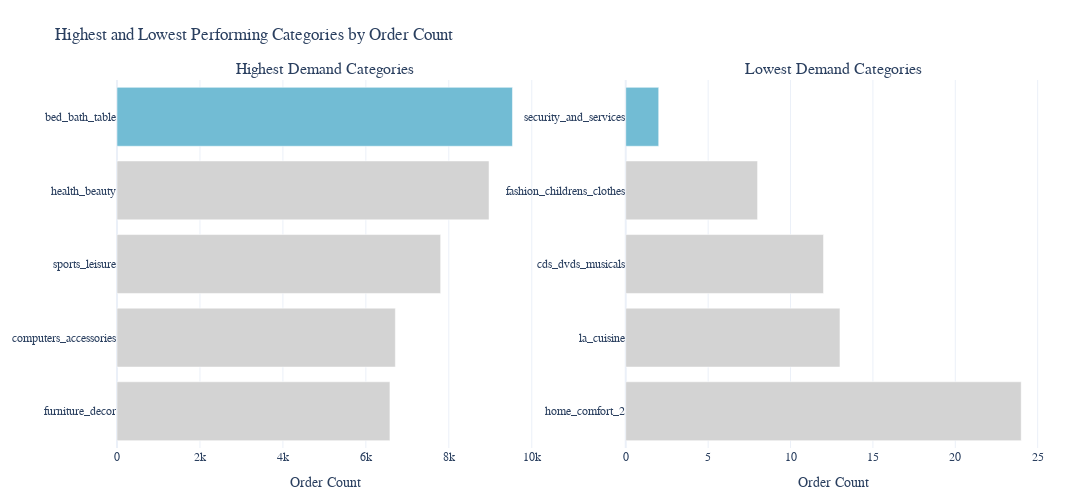

The notebook cell this image was saved under:
### Markdown cell above
#### Question 1: Kategori produk apa dengan pesanan terbanyak dan terendah?

### Code cell
from plotly.subplots import make_subplots
import plotly.graph_objects as go

# Urutkan best_categories dari terbanyak ke terendah
best_categories = best_categories.sort_values('order_count', ascending=True)

# Urutkan worst_categories dari terendah ke tertinggi
worst_categories = worst_categories.sort_values('order_count', ascending=False)

# Define categories to highlight
highlight_categories = ['bed_bath_table', 'security_and_services']

# Create color lists dynamically for both charts
best_colors = ['#72BCD4' if cat.lower().replace(' ', '_') in highlight_categories 
               else '#D3D3D3' for cat in best_categories['product_category_name_english']]

worst_colors = ['#72BCD4' if cat.lower().replace(' ', '_') in highlight_categories 
                else '#D3D3D3' for cat in worst_categories['product_category_name_english']]

# Create subplots with 1 row and 2 columns
fig = make_subplots(rows=1, cols=2, 
                    subplot_titles=("Highest Demand Categories", "Lowest Demand Categories"),
                    specs=[[{"type": "bar"}, {"type": "bar"}]])

# Add best categories bar chart with dynamic colors
fig.add_trace(
    go.Bar(
        x=best_categories['order_count'],
        y=best_categories['product_category_name_english'],
        marker_color=best_colors,
        orientation='h',
        name='Best Categories'
    ),
    row=1, col=1
)

# Add worst categories bar chart with dynamic colors
fig.add_trace(
    go.Bar(
        x=worst_categories['order_count'],
        y=worst_categories['product_category_name_english'],
        marker_color=worst_colors,
        orientation='h',
        name='Worst Categories'
    ),
    row=1, col=2
)

# Update layout
fig.update_layout(
    title_text="Highest and Lowest Performing Categories by Order Count",
    height=500,
    width=1200,
    autosize=True,
    margin=dict(l=50, r=50, t=80, b=50),
    showlegend=False,
    template="plotly_white",
    font=dict(family="Arial", size=12)
)

# Update axes
fig.update_xaxes(title_text="Order Count", row=1, col=1)
fig.update_xaxes(title_text="Order Count", row=1, col=2)
fig.update_yaxes(title_text=None, row=1, col=1)
fig.update_yaxes(title_text=None, row=1, col=2)

fig.show()

### Figure 1 — Plotly figure (JSON) as saved in the notebook; plotly's stock layout.template omitted (floating-point values rounded to 4 significant figures)
{"data": [{"marker": {"color": ["#D3D3D3", "#D3D3D3", "#D3D3D3", "#D3D3D3", "#72BCD4"]}, "name": "Best Categories", "orientation": "h", "type": "bar", "x": [6580, 6711, 7803, 8970, 9534], "xaxis": "x", "y": ["furniture_decor", "computers_accessories", "sports_leisure", "health_beauty", "bed_bath_table"], "yaxis": "y"}, {"marker": {"color": ["#D3D3D3", "#D3D3D3", "#D3D3D3", "#D3D3D3", "#72BCD4"]}, "name": "Worst Categories", "orientation": "h", "type": "bar", "x": [24, 13, 12, 8, 2], "xaxis": "x2", "y": ["home_comfort_2", "la_cuisine", "cds_dvds_musicals", "fashion_childrens_clothes", "security_and_services"], "yaxis": "y2"}], "layout": {"annotations": [{"font": {"size": 16}, "showarrow": false, "text": "Highest Demand Categories", "x": 0.225, "xanchor": "center", "xref": "paper", "y": 1, "yanchor": "bottom", "yref": "paper"}, {"font": {"size": 16}, "showarrow": false, "text": "Lowest Demand Categories", "x": 0.775, "xanchor": "center", "xref": "paper", "y": 1, "yanchor": "bottom", "yref": "paper"}], "autosize": true, "font": {"family": "Arial", "size": 12}, "height": 500, "margin": {"b": 50, "l": 50, "r": 50, "t": 80}, "showlegend": false, "title": {"text": "Highest and Lowest Performing Categories by Order Count"}, "width": 1200, "xaxis": {"anchor": "y", "domain": [0, 0.45], "title": {"text": "Order Count"}}, "xaxis2": {"anchor": "y2", "domain": [0.55, 1], "title": {"text": "Order Count"}}, "yaxis": {"anchor": "x", "domain": [0, 1]}, "yaxis2": {"anchor": "x2", "domain": [0, 1]}}}
